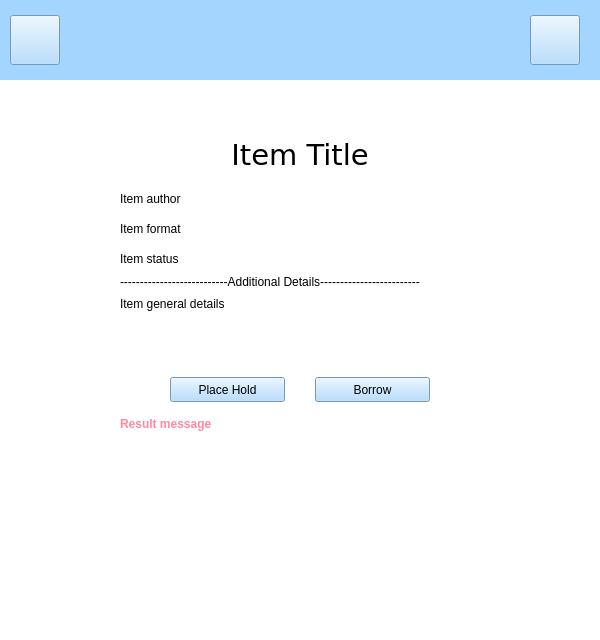
<?xml version="1.0" encoding="UTF-8"?>
<ui version="4.0">
 <class>HomeWindow</class>
 <widget class="QWidget" name="HomeWindow">
  <property name="geometry">
   <rect>
    <x>0</x>
    <y>0</y>
    <width>600</width>
    <height>640</height>
   </rect>
  </property>
  <property name="minimumSize">
   <size>
    <width>600</width>
    <height>640</height>
   </size>
  </property>
  <property name="maximumSize">
   <size>
    <width>600</width>
    <height>640</height>
   </size>
  </property>
  <property name="windowTitle">
   <string>Hinlibs</string>
  </property>
  <widget class="QStackedWidget" name="NavigationWidget">
   <property name="geometry">
    <rect>
     <x>0</x>
     <y>0</y>
     <width>600</width>
     <height>640</height>
    </rect>
   </property>
   <property name="toolTip">
    <string comment="Reload" extracomment="Reload"/>
   </property>
   <property name="autoFillBackground">
    <bool>false</bool>
   </property>
   <property name="styleSheet">
    <string notr="true">background-color: #FFF</string>
   </property>
   <property name="currentIndex">
    <number>1</number>
   </property>
   <widget class="QWidget" name="home">
    <widget class="QWidget" name="header" native="true">
     <property name="geometry">
      <rect>
       <x>0</x>
       <y>0</y>
       <width>600</width>
       <height>80</height>
      </rect>
     </property>
     <property name="styleSheet">
      <string notr="true">background-color: #A3D5FF</string>
     </property>
     <widget class="QToolButton" name="ReloadHomeButton">
      <property name="geometry">
       <rect>
        <x>15</x>
        <y>15</y>
        <width>50</width>
        <height>50</height>
       </rect>
      </property>
      <property name="cursor">
       <cursorShape>PointingHandCursor</cursorShape>
      </property>
      <property name="toolTip">
       <string>Update</string>
      </property>
      <property name="styleSheet">
       <string notr="true">color: #FFF;</string>
      </property>
      <property name="text">
       <string/>
      </property>
      <property name="icon">
       <iconset resource="resources.qrc">
        <normaloff>:/icons/refrech-icon.svg</normaloff>:/icons/refrech-icon.svg</iconset>
      </property>
      <property name="iconSize">
       <size>
        <width>32</width>
        <height>32</height>
       </size>
      </property>
      <property name="autoRaise">
       <bool>false</bool>
      </property>
     </widget>
     <widget class="QToolButton" name="ProfileButtonInHome">
      <property name="geometry">
       <rect>
        <x>535</x>
        <y>15</y>
        <width>50</width>
        <height>50</height>
       </rect>
      </property>
      <property name="cursor">
       <cursorShape>PointingHandCursor</cursorShape>
      </property>
      <property name="toolTip">
       <string>Profile</string>
      </property>
      <property name="text">
       <string/>
      </property>
      <property name="icon">
       <iconset resource="resources.qrc">
        <normaloff>:/icons/avatar-icon.svg</normaloff>:/icons/avatar-icon.svg</iconset>
      </property>
      <property name="iconSize">
       <size>
        <width>32</width>
        <height>33</height>
       </size>
      </property>
      <property name="autoRaise">
       <bool>false</bool>
      </property>
     </widget>
    </widget>
    <widget class="QWidget" name="filterWidget" native="true">
     <property name="geometry">
      <rect>
       <x>0</x>
       <y>80</y>
       <width>600</width>
       <height>30</height>
      </rect>
     </property>
     <property name="styleSheet">
      <string notr="true">background-color: #EEE;</string>
     </property>
     <widget class="QLabel" name="label">
      <property name="geometry">
       <rect>
        <x>15</x>
        <y>7</y>
        <width>62</width>
        <height>17</height>
       </rect>
      </property>
      <property name="font">
       <font>
        <family>DejaVu Sans</family>
        <pointsize>12</pointsize>
       </font>
      </property>
      <property name="text">
       <string>Filters:</string>
      </property>
     </widget>
     <widget class="QCheckBox" name="showCheckedOutItems">
      <property name="geometry">
       <rect>
        <x>90</x>
        <y>5</y>
        <width>271</width>
        <height>23</height>
       </rect>
      </property>
      <property name="font">
       <font>
        <family>DejaVu Sans</family>
        <pointsize>12</pointsize>
       </font>
      </property>
      <property name="cursor">
       <cursorShape>PointingHandCursor</cursorShape>
      </property>
      <property name="text">
       <string>Show checked-out items</string>
      </property>
     </widget>
    </widget>
    <widget class="QScrollArea" name="scrollAreaHome">
     <property name="geometry">
      <rect>
       <x>0</x>
       <y>110</y>
       <width>600</width>
       <height>530</height>
      </rect>
     </property>
     <property name="widgetResizable">
      <bool>true</bool>
     </property>
     <property name="alignment">
      <set>Qt::AlignLeading|Qt::AlignLeft|Qt::AlignTop</set>
     </property>
     <widget class="QWidget" name="itemsGridContainer">
      <property name="geometry">
       <rect>
        <x>0</x>
        <y>0</y>
        <width>598</width>
        <height>528</height>
       </rect>
      </property>
     </widget>
    </widget>
   </widget>
   <widget class="QWidget" name="borrowItem">
    <widget class="QWidget" name="header_4" native="true">
     <property name="geometry">
      <rect>
       <x>-5</x>
       <y>0</y>
       <width>610</width>
       <height>80</height>
      </rect>
     </property>
     <property name="styleSheet">
      <string notr="true">background-color: #A3D5FF</string>
     </property>
     <widget class="QToolButton" name="BackFromBorrowItem">
      <property name="geometry">
       <rect>
        <x>15</x>
        <y>15</y>
        <width>50</width>
        <height>50</height>
       </rect>
      </property>
      <property name="cursor">
       <cursorShape>PointingHandCursor</cursorShape>
      </property>
      <property name="toolTip">
       <string>Go back</string>
      </property>
      <property name="styleSheet">
       <string notr="true">color: #FFF;</string>
      </property>
      <property name="text">
       <string/>
      </property>
      <property name="icon">
       <iconset resource="resources.qrc">
        <normaloff>:/icons/back-icon.svg</normaloff>:/icons/back-icon.svg</iconset>
      </property>
      <property name="iconSize">
       <size>
        <width>32</width>
        <height>32</height>
       </size>
      </property>
      <property name="autoRaise">
       <bool>false</bool>
      </property>
     </widget>
     <widget class="QToolButton" name="ProfileButtonInBorrowItem">
      <property name="geometry">
       <rect>
        <x>535</x>
        <y>15</y>
        <width>50</width>
        <height>50</height>
       </rect>
      </property>
      <property name="cursor">
       <cursorShape>PointingHandCursor</cursorShape>
      </property>
      <property name="toolTip">
       <string>Profile</string>
      </property>
      <property name="text">
       <string/>
      </property>
      <property name="icon">
       <iconset resource="resources.qrc">
        <normaloff>:/icons/avatar-icon.svg</normaloff>:/icons/avatar-icon.svg</iconset>
      </property>
      <property name="iconSize">
       <size>
        <width>32</width>
        <height>32</height>
       </size>
      </property>
      <property name="autoRaise">
       <bool>false</bool>
      </property>
     </widget>
    </widget>
    <widget class="QLabel" name="borrowItemTitleLabel">
     <property name="geometry">
      <rect>
       <x>0</x>
       <y>130</y>
       <width>600</width>
       <height>50</height>
      </rect>
     </property>
     <property name="font">
      <font>
       <family>DejaVu Sans</family>
       <pointsize>22</pointsize>
       <weight>50</weight>
       <bold>false</bold>
      </font>
     </property>
     <property name="layoutDirection">
      <enum>Qt::RightToLeft</enum>
     </property>
     <property name="styleSheet">
      <string notr="true">text-align: center;</string>
     </property>
     <property name="text">
      <string>Item Title</string>
     </property>
     <property name="alignment">
      <set>Qt::AlignCenter</set>
     </property>
    </widget>
    <widget class="QLabel" name="borrowItemAuthorLabel">
     <property name="geometry">
      <rect>
       <x>120</x>
       <y>190</y>
       <width>360</width>
       <height>17</height>
      </rect>
     </property>
     <property name="text">
      <string>Item author</string>
     </property>
    </widget>
    <widget class="QLabel" name="borrowItemFormatLabel">
     <property name="geometry">
      <rect>
       <x>120</x>
       <y>220</y>
       <width>360</width>
       <height>17</height>
      </rect>
     </property>
     <property name="text">
      <string>Item format</string>
     </property>
    </widget>
    <widget class="QLabel" name="borrowItemStatusLabel">
     <property name="geometry">
      <rect>
       <x>120</x>
       <y>250</y>
       <width>360</width>
       <height>17</height>
      </rect>
     </property>
     <property name="text">
      <string>Item status</string>
     </property>
    </widget>
    <widget class="QLabel" name="borrowItemDescriptionLabel">
     <property name="geometry">
      <rect>
       <x>120</x>
       <y>297</y>
       <width>360</width>
       <height>68</height>
      </rect>
     </property>
     <property name="text">
      <string>Item general details</string>
     </property>
     <property name="alignment">
      <set>Qt::AlignLeading|Qt::AlignLeft|Qt::AlignTop</set>
     </property>
     <property name="wordWrap">
      <bool>true</bool>
     </property>
    </widget>
    <widget class="QPushButton" name="borrowItemPlaceHoldButton">
     <property name="geometry">
      <rect>
       <x>170</x>
       <y>377</y>
       <width>115</width>
       <height>25</height>
      </rect>
     </property>
     <property name="cursor">
      <cursorShape>PointingHandCursor</cursorShape>
     </property>
     <property name="styleSheet">
      <string notr="true">background-color: #A3D5FF</string>
     </property>
     <property name="text">
      <string>Place Hold</string>
     </property>
    </widget>
    <widget class="QPushButton" name="borrowItemButton">
     <property name="geometry">
      <rect>
       <x>315</x>
       <y>377</y>
       <width>115</width>
       <height>25</height>
      </rect>
     </property>
     <property name="cursor">
      <cursorShape>PointingHandCursor</cursorShape>
     </property>
     <property name="styleSheet">
      <string notr="true">background-color: #A3D5FF</string>
     </property>
     <property name="text">
      <string>Borrow</string>
     </property>
    </widget>
    <widget class="QLabel" name="borrowItemResultMessage">
     <property name="geometry">
      <rect>
       <x>120</x>
       <y>417</y>
       <width>360</width>
       <height>34</height>
      </rect>
     </property>
     <property name="font">
      <font>
       <weight>75</weight>
       <bold>true</bold>
      </font>
     </property>
     <property name="styleSheet">
      <string notr="true">color: #FF89A2; background-color: #FFF</string>
     </property>
     <property name="text">
      <string>Result message</string>
     </property>
     <property name="alignment">
      <set>Qt::AlignLeading|Qt::AlignLeft|Qt::AlignTop</set>
     </property>
     <property name="wordWrap">
      <bool>true</bool>
     </property>
    </widget>
    <widget class="QLabel" name="label_2">
     <property name="geometry">
      <rect>
       <x>120</x>
       <y>273</y>
       <width>360</width>
       <height>17</height>
      </rect>
     </property>
     <property name="text">
      <string>---------------------------Additional Details-------------------------</string>
     </property>
    </widget>
   </widget>
   <widget class="QWidget" name="manageMyHold">
    <widget class="QWidget" name="header_6" native="true">
     <property name="geometry">
      <rect>
       <x>-5</x>
       <y>0</y>
       <width>610</width>
       <height>80</height>
      </rect>
     </property>
     <property name="styleSheet">
      <string notr="true">background-color: #A3D5FF</string>
     </property>
     <widget class="QToolButton" name="BackFromManageMyHold">
      <property name="geometry">
       <rect>
        <x>15</x>
        <y>15</y>
        <width>50</width>
        <height>50</height>
       </rect>
      </property>
      <property name="cursor">
       <cursorShape>PointingHandCursor</cursorShape>
      </property>
      <property name="toolTip">
       <string>Go back</string>
      </property>
      <property name="styleSheet">
       <string notr="true">color: #FFF;</string>
      </property>
      <property name="text">
       <string/>
      </property>
      <property name="icon">
       <iconset resource="resources.qrc">
        <normaloff>:/icons/back-icon.svg</normaloff>:/icons/back-icon.svg</iconset>
      </property>
      <property name="iconSize">
       <size>
        <width>32</width>
        <height>32</height>
       </size>
      </property>
      <property name="autoRaise">
       <bool>false</bool>
      </property>
     </widget>
     <widget class="QToolButton" name="ProfileButtonInManageMyHold">
      <property name="geometry">
       <rect>
        <x>535</x>
        <y>15</y>
        <width>50</width>
        <height>50</height>
       </rect>
      </property>
      <property name="cursor">
       <cursorShape>PointingHandCursor</cursorShape>
      </property>
      <property name="toolTip">
       <string>Profile</string>
      </property>
      <property name="text">
       <string/>
      </property>
      <property name="icon">
       <iconset resource="resources.qrc">
        <normaloff>:/icons/avatar-icon.svg</normaloff>:/icons/avatar-icon.svg</iconset>
      </property>
      <property name="iconSize">
       <size>
        <width>32</width>
        <height>32</height>
       </size>
      </property>
      <property name="autoRaise">
       <bool>false</bool>
      </property>
     </widget>
    </widget>
    <widget class="QLabel" name="holdItemTitleLabel">
     <property name="geometry">
      <rect>
       <x>0</x>
       <y>120</y>
       <width>600</width>
       <height>50</height>
      </rect>
     </property>
     <property name="font">
      <font>
       <family>DejaVu Sans</family>
       <pointsize>22</pointsize>
       <weight>50</weight>
       <bold>false</bold>
      </font>
     </property>
     <property name="layoutDirection">
      <enum>Qt::RightToLeft</enum>
     </property>
     <property name="styleSheet">
      <string notr="true">text-align: center;</string>
     </property>
     <property name="text">
      <string>Item Title</string>
     </property>
     <property name="alignment">
      <set>Qt::AlignCenter</set>
     </property>
    </widget>
    <widget class="QLabel" name="holdItemNoteLabel">
     <property name="geometry">
      <rect>
       <x>120</x>
       <y>282</y>
       <width>360</width>
       <height>34</height>
      </rect>
     </property>
     <property name="text">
      <string>Days left</string>
     </property>
     <property name="alignment">
      <set>Qt::AlignLeading|Qt::AlignLeft|Qt::AlignTop</set>
     </property>
     <property name="wordWrap">
      <bool>true</bool>
     </property>
    </widget>
    <widget class="QLabel" name="holdItemPositionInLine">
     <property name="geometry">
      <rect>
       <x>120</x>
       <y>252</y>
       <width>360</width>
       <height>17</height>
      </rect>
     </property>
     <property name="text">
      <string>When borrowed</string>
     </property>
    </widget>
    <widget class="QLabel" name="holdItemResultMessage">
     <property name="geometry">
      <rect>
       <x>120</x>
       <y>360</y>
       <width>360</width>
       <height>34</height>
      </rect>
     </property>
     <property name="font">
      <font>
       <weight>75</weight>
       <bold>true</bold>
      </font>
     </property>
     <property name="styleSheet">
      <string notr="true">color: #FF89A2; background-color: #FFF</string>
     </property>
     <property name="text">
      <string>Result message</string>
     </property>
     <property name="alignment">
      <set>Qt::AlignLeading|Qt::AlignLeft|Qt::AlignTop</set>
     </property>
     <property name="wordWrap">
      <bool>true</bool>
     </property>
    </widget>
    <widget class="QLabel" name="holdItemFormatLabel">
     <property name="geometry">
      <rect>
       <x>120</x>
       <y>210</y>
       <width>360</width>
       <height>17</height>
      </rect>
     </property>
     <property name="text">
      <string>Item format</string>
     </property>
    </widget>
    <widget class="QLabel" name="label_4">
     <property name="geometry">
      <rect>
       <x>120</x>
       <y>227</y>
       <width>360</width>
       <height>17</height>
      </rect>
     </property>
     <property name="text">
      <string>------------------------------Hold Details-----------------------------</string>
     </property>
    </widget>
    <widget class="QLabel" name="holdItemAuthorLabel">
     <property name="geometry">
      <rect>
       <x>120</x>
       <y>180</y>
       <width>360</width>
       <height>17</height>
      </rect>
     </property>
     <property name="text">
      <string>Item author</string>
     </property>
    </widget>
    <widget class="QPushButton" name="cancelHoldButton">
     <property name="geometry">
      <rect>
       <x>160</x>
       <y>324</y>
       <width>120</width>
       <height>25</height>
      </rect>
     </property>
     <property name="cursor">
      <cursorShape>PointingHandCursor</cursorShape>
     </property>
     <property name="styleSheet">
      <string notr="true">background-color: #A3D5FF</string>
     </property>
     <property name="text">
      <string>Cancel Hold</string>
     </property>
    </widget>
    <widget class="QPushButton" name="borrowItemButtonHold">
     <property name="geometry">
      <rect>
       <x>320</x>
       <y>324</y>
       <width>120</width>
       <height>25</height>
      </rect>
     </property>
     <property name="cursor">
      <cursorShape>PointingHandCursor</cursorShape>
     </property>
     <property name="styleSheet">
      <string notr="true">background-color: #A3D5FF</string>
     </property>
     <property name="text">
      <string>Borrow</string>
     </property>
    </widget>
   </widget>
   <widget class="QWidget" name="holdItem">
    <widget class="QWidget" name="header_7" native="true">
     <property name="geometry">
      <rect>
       <x>-5</x>
       <y>0</y>
       <width>610</width>
       <height>80</height>
      </rect>
     </property>
     <property name="styleSheet">
      <string notr="true">background-color: #A3D5FF</string>
     </property>
     <widget class="QToolButton" name="BackFromHoldItem">
      <property name="geometry">
       <rect>
        <x>15</x>
        <y>15</y>
        <width>50</width>
        <height>50</height>
       </rect>
      </property>
      <property name="cursor">
       <cursorShape>PointingHandCursor</cursorShape>
      </property>
      <property name="toolTip">
       <string>Reload</string>
      </property>
      <property name="styleSheet">
       <string notr="true">color: #FFF;</string>
      </property>
      <property name="text">
       <string/>
      </property>
      <property name="icon">
       <iconset resource="resources.qrc">
        <normaloff>:/icons/back-icon.svg</normaloff>:/icons/back-icon.svg</iconset>
      </property>
      <property name="iconSize">
       <size>
        <width>32</width>
        <height>32</height>
       </size>
      </property>
      <property name="autoRaise">
       <bool>false</bool>
      </property>
     </widget>
     <widget class="QToolButton" name="ProfileButtonInHoldItem">
      <property name="geometry">
       <rect>
        <x>535</x>
        <y>15</y>
        <width>50</width>
        <height>50</height>
       </rect>
      </property>
      <property name="cursor">
       <cursorShape>PointingHandCursor</cursorShape>
      </property>
      <property name="text">
       <string/>
      </property>
      <property name="icon">
       <iconset resource="resources.qrc">
        <normaloff>:/icons/avatar-icon.svg</normaloff>:/icons/avatar-icon.svg</iconset>
      </property>
      <property name="iconSize">
       <size>
        <width>32</width>
        <height>32</height>
       </size>
      </property>
      <property name="autoRaise">
       <bool>false</bool>
      </property>
     </widget>
    </widget>
   </widget>
   <widget class="QWidget" name="manageMyItem">
    <widget class="QWidget" name="header_5" native="true">
     <property name="geometry">
      <rect>
       <x>-5</x>
       <y>0</y>
       <width>610</width>
       <height>80</height>
      </rect>
     </property>
     <property name="styleSheet">
      <string notr="true">background-color: #A3D5FF</string>
     </property>
     <widget class="QToolButton" name="BackFromManageMyItem">
      <property name="geometry">
       <rect>
        <x>15</x>
        <y>15</y>
        <width>50</width>
        <height>50</height>
       </rect>
      </property>
      <property name="cursor">
       <cursorShape>PointingHandCursor</cursorShape>
      </property>
      <property name="toolTip">
       <string>Go back</string>
      </property>
      <property name="styleSheet">
       <string notr="true">color: #FFF;</string>
      </property>
      <property name="text">
       <string/>
      </property>
      <property name="icon">
       <iconset resource="resources.qrc">
        <normaloff>:/icons/back-icon.svg</normaloff>:/icons/back-icon.svg</iconset>
      </property>
      <property name="iconSize">
       <size>
        <width>32</width>
        <height>32</height>
       </size>
      </property>
      <property name="autoRaise">
       <bool>false</bool>
      </property>
     </widget>
     <widget class="QToolButton" name="ProfileButtonInManageMyItem">
      <property name="geometry">
       <rect>
        <x>535</x>
        <y>15</y>
        <width>50</width>
        <height>50</height>
       </rect>
      </property>
      <property name="cursor">
       <cursorShape>PointingHandCursor</cursorShape>
      </property>
      <property name="toolTip">
       <string>Profile</string>
      </property>
      <property name="text">
       <string/>
      </property>
      <property name="icon">
       <iconset resource="resources.qrc">
        <normaloff>:/icons/avatar-icon.svg</normaloff>:/icons/avatar-icon.svg</iconset>
      </property>
      <property name="iconSize">
       <size>
        <width>32</width>
        <height>32</height>
       </size>
      </property>
      <property name="autoRaise">
       <bool>false</bool>
      </property>
     </widget>
    </widget>
    <widget class="QLabel" name="returnItemResultMessage">
     <property name="geometry">
      <rect>
       <x>120</x>
       <y>360</y>
       <width>360</width>
       <height>34</height>
      </rect>
     </property>
     <property name="font">
      <font>
       <weight>75</weight>
       <bold>true</bold>
      </font>
     </property>
     <property name="styleSheet">
      <string notr="true">color: #FF89A2; background-color: #FFF</string>
     </property>
     <property name="text">
      <string>Result message</string>
     </property>
     <property name="alignment">
      <set>Qt::AlignLeading|Qt::AlignLeft|Qt::AlignTop</set>
     </property>
     <property name="wordWrap">
      <bool>true</bool>
     </property>
    </widget>
    <widget class="QLabel" name="returnItemTitleLabel">
     <property name="geometry">
      <rect>
       <x>0</x>
       <y>123</y>
       <width>600</width>
       <height>50</height>
      </rect>
     </property>
     <property name="font">
      <font>
       <family>DejaVu Sans</family>
       <pointsize>22</pointsize>
       <weight>50</weight>
       <bold>false</bold>
      </font>
     </property>
     <property name="layoutDirection">
      <enum>Qt::RightToLeft</enum>
     </property>
     <property name="styleSheet">
      <string notr="true">text-align: center;</string>
     </property>
     <property name="text">
      <string>Item Title</string>
     </property>
     <property name="alignment">
      <set>Qt::AlignCenter</set>
     </property>
    </widget>
    <widget class="QLabel" name="returnItemFormatLabel">
     <property name="geometry">
      <rect>
       <x>120</x>
       <y>213</y>
       <width>360</width>
       <height>17</height>
      </rect>
     </property>
     <property name="text">
      <string>Item format</string>
     </property>
    </widget>
    <widget class="QPushButton" name="returnItemButton">
     <property name="geometry">
      <rect>
       <x>240</x>
       <y>320</y>
       <width>120</width>
       <height>25</height>
      </rect>
     </property>
     <property name="cursor">
      <cursorShape>PointingHandCursor</cursorShape>
     </property>
     <property name="styleSheet">
      <string notr="true">background-color: #A3D5FF</string>
     </property>
     <property name="text">
      <string>Return</string>
     </property>
    </widget>
    <widget class="QLabel" name="returnItemAuthorLabel">
     <property name="geometry">
      <rect>
       <x>120</x>
       <y>183</y>
       <width>360</width>
       <height>17</height>
      </rect>
     </property>
     <property name="text">
      <string>Item author</string>
     </property>
    </widget>
    <widget class="QLabel" name="label_3">
     <property name="geometry">
      <rect>
       <x>120</x>
       <y>230</y>
       <width>360</width>
       <height>17</height>
      </rect>
     </property>
     <property name="text">
      <string>------------------------------Loan Details-----------------------------</string>
     </property>
    </widget>
    <widget class="QLabel" name="returnItemWhenBorrowed">
     <property name="geometry">
      <rect>
       <x>120</x>
       <y>255</y>
       <width>360</width>
       <height>17</height>
      </rect>
     </property>
     <property name="text">
      <string>When borrowed</string>
     </property>
    </widget>
    <widget class="QLabel" name="returnItemDaysLeft">
     <property name="geometry">
      <rect>
       <x>120</x>
       <y>285</y>
       <width>360</width>
       <height>17</height>
      </rect>
     </property>
     <property name="text">
      <string>Days left</string>
     </property>
    </widget>
   </widget>
   <widget class="QWidget" name="profile">
    <widget class="QWidget" name="header_3" native="true">
     <property name="geometry">
      <rect>
       <x>0</x>
       <y>0</y>
       <width>610</width>
       <height>80</height>
      </rect>
     </property>
     <property name="styleSheet">
      <string notr="true">background-color: #A3D5FF</string>
     </property>
     <widget class="QToolButton" name="BackFromProfile">
      <property name="geometry">
       <rect>
        <x>15</x>
        <y>15</y>
        <width>50</width>
        <height>50</height>
       </rect>
      </property>
      <property name="cursor">
       <cursorShape>PointingHandCursor</cursorShape>
      </property>
      <property name="toolTip">
       <string>Go back</string>
      </property>
      <property name="styleSheet">
       <string notr="true">color: #FFF;</string>
      </property>
      <property name="text">
       <string/>
      </property>
      <property name="icon">
       <iconset resource="resources.qrc">
        <normaloff>:/icons/back-icon.svg</normaloff>:/icons/back-icon.svg</iconset>
      </property>
      <property name="iconSize">
       <size>
        <width>32</width>
        <height>32</height>
       </size>
      </property>
      <property name="autoRaise">
       <bool>false</bool>
      </property>
     </widget>
     <widget class="QToolButton" name="ProfileButtonInProfile">
      <property name="geometry">
       <rect>
        <x>535</x>
        <y>15</y>
        <width>50</width>
        <height>50</height>
       </rect>
      </property>
      <property name="cursor">
       <cursorShape>PointingHandCursor</cursorShape>
      </property>
      <property name="toolTip">
       <string>Profile</string>
      </property>
      <property name="text">
       <string/>
      </property>
      <property name="icon">
       <iconset resource="resources.qrc">
        <normaloff>:/icons/avatar-icon.svg</normaloff>:/icons/avatar-icon.svg</iconset>
      </property>
      <property name="iconSize">
       <size>
        <width>32</width>
        <height>32</height>
       </size>
      </property>
      <property name="autoRaise">
       <bool>false</bool>
      </property>
     </widget>
    </widget>
    <widget class="QWidget" name="filterWidget_2" native="true">
     <property name="geometry">
      <rect>
       <x>0</x>
       <y>80</y>
       <width>600</width>
       <height>40</height>
      </rect>
     </property>
     <property name="styleSheet">
      <string notr="true">background-color: #EEE;</string>
     </property>
     <widget class="QPushButton" name="logOutButton">
      <property name="geometry">
       <rect>
        <x>515</x>
        <y>5</y>
        <width>70</width>
        <height>30</height>
       </rect>
      </property>
      <property name="cursor">
       <cursorShape>PointingHandCursor</cursorShape>
      </property>
      <property name="text">
       <string>Log out</string>
      </property>
     </widget>
    </widget>
    <widget class="QScrollArea" name="scrollAreaProfile">
     <property name="geometry">
      <rect>
       <x>0</x>
       <y>160</y>
       <width>600</width>
       <height>480</height>
      </rect>
     </property>
     <property name="widgetResizable">
      <bool>true</bool>
     </property>
     <property name="alignment">
      <set>Qt::AlignLeading|Qt::AlignLeft|Qt::AlignTop</set>
     </property>
     <widget class="QWidget" name="itemsGridContainerProfile">
      <property name="geometry">
       <rect>
        <x>0</x>
        <y>0</y>
        <width>598</width>
        <height>478</height>
       </rect>
      </property>
     </widget>
    </widget>
    <widget class="QLabel" name="welcomeUserLabel">
     <property name="geometry">
      <rect>
       <x>0</x>
       <y>120</y>
       <width>600</width>
       <height>40</height>
      </rect>
     </property>
     <property name="font">
      <font>
       <family>DejaVu Sans</family>
       <pointsize>20</pointsize>
       <weight>75</weight>
       <bold>true</bold>
      </font>
     </property>
     <property name="text">
      <string>TextLabel</string>
     </property>
     <property name="alignment">
      <set>Qt::AlignCenter</set>
     </property>
    </widget>
   </widget>
  </widget>
 </widget>
 <resources>
  <include location="resources.qrc"/>
 </resources>
 <connections/>
</ui>
